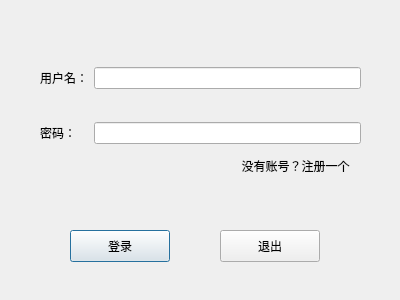
<?xml version="1.0" encoding="UTF-8"?>
<ui version="4.0">
 <class>LoginDialog</class>
 <widget class="QDialog" name="LoginDialog">
  <property name="geometry">
   <rect>
    <x>0</x>
    <y>0</y>
    <width>400</width>
    <height>300</height>
   </rect>
  </property>
  <property name="windowTitle">
   <string>Dialog</string>
  </property>
  <widget class="QWidget" name="formLayoutWidget">
   <property name="geometry">
    <rect>
     <x>40</x>
     <y>40</y>
     <width>321</width>
     <height>131</height>
    </rect>
   </property>
   <layout class="QGridLayout" name="gridLayout">
    <item row="0" column="0">
     <widget class="QLabel" name="label">
      <property name="text">
       <string>用户名：</string>
      </property>
     </widget>
    </item>
    <item row="1" column="1">
     <widget class="QLineEdit" name="pwdLineEdit">
      <property name="echoMode">
       <enum>QLineEdit::Password</enum>
      </property>
     </widget>
    </item>
    <item row="0" column="1">
     <widget class="QLineEdit" name="usrLineEdit">
      <property name="placeholderText">
       <string/>
      </property>
     </widget>
    </item>
    <item row="1" column="0">
     <widget class="QLabel" name="label_2">
      <property name="text">
       <string>密码：</string>
      </property>
     </widget>
    </item>
   </layout>
  </widget>
  <widget class="QPushButton" name="loginBtn">
   <property name="geometry">
    <rect>
     <x>70</x>
     <y>230</y>
     <width>100</width>
     <height>32</height>
    </rect>
   </property>
   <property name="text">
    <string>登录</string>
   </property>
  </widget>
  <widget class="QPushButton" name="exitBtn">
   <property name="geometry">
    <rect>
     <x>220</x>
     <y>230</y>
     <width>100</width>
     <height>32</height>
    </rect>
   </property>
   <property name="text">
    <string>退出</string>
   </property>
  </widget>
  <widget class="QPushButton" name="signBtn">
   <property name="geometry">
    <rect>
     <x>230</x>
     <y>150</y>
     <width>131</width>
     <height>32</height>
    </rect>
   </property>
   <property name="text">
    <string>没有账号？注册一个</string>
   </property>
   <property name="flat">
    <bool>true</bool>
   </property>
  </widget>
 </widget>
 <resources/>
 <connections/>
</ui>
